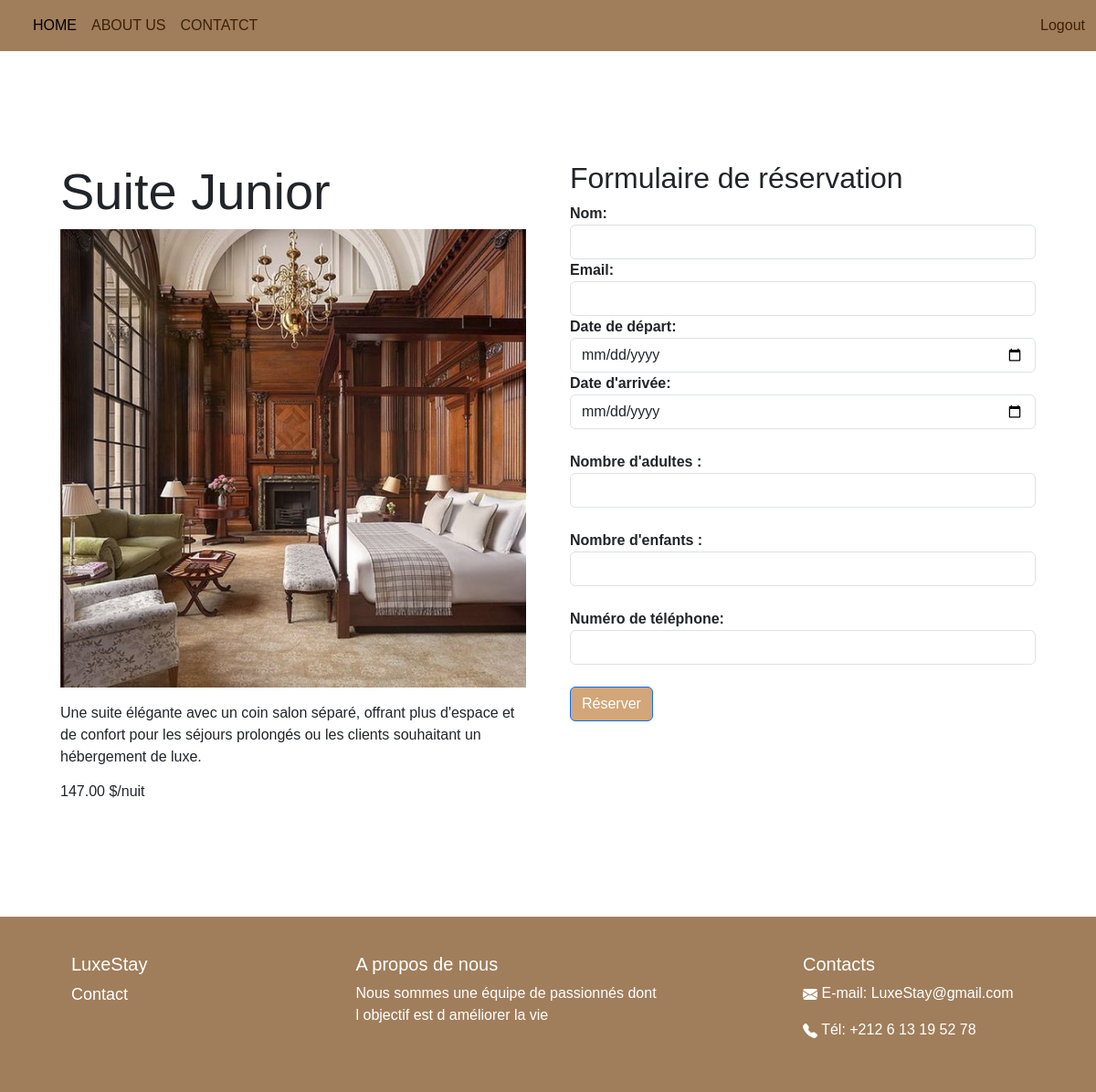
The page /reservation/9/ (signed in) on the database as committed earlier.
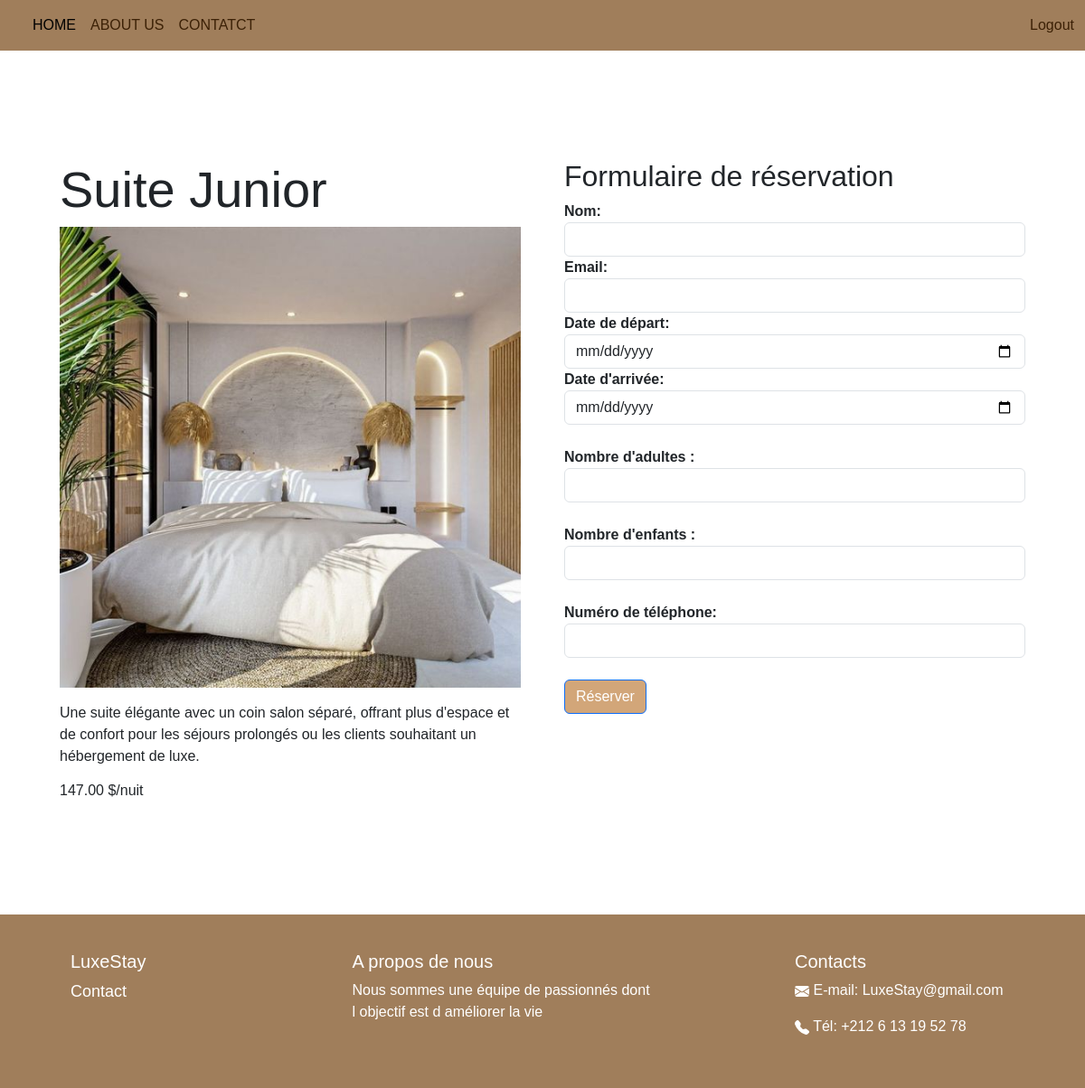
The same page on the database as committed later.
### hotel/models.py (models this page shows, shortened)
class Room(models.Model):
    name = models.CharField(max_length=100)
    description = models.TextField()
    price_per_night = models.DecimalField(max_digits=10, decimal_places=2)
    image = models.ImageField(upload_to='media/')

### hotel/views.py (the view)
# urls.py: path('reservation/<int:room_id>/', views.ReservationView.as_view(), name='reservation'),
class ReservationView(LoginRequiredMixin, View):
    def get(self, request, room_id):
        room = get_object_or_404(Room, pk=room_id)
        form = ReservationForm()
        return render(request, 'reservation.html', {'room': room, 'form': form})

### hotel/forms.py
class ReservationForm(forms.ModelForm):
    class Meta:
        model = Reservation
        fields = ['guest_name', 'guest_email', 'check_in', 'check_out']

### hotel/templates/reservation.html (shortened to what this page needs)
{% extends 'index.html' %}
{% block content %}
<div class="container my-5">
  <div class="row">
    <div class="col-md-6 p-4">
      <h2 class="display-4">{{ room.name }}</h2>
      <img src="{{ room.image.url }}" class="img-fluid" alt="{{ room.name }}">
      <p class="pr-4 mt-3">{{ room.description }}</p>
      <h6>{{ room.price_per_night }} $/nuit</h6>
    </div>
    <div class="col-md-6 p-4">
      <h2>Formulaire de réservation</h2>
     <form method="post" action="{% url 'send_reserve' room.id %}">
        <div class="form-group">
          <label for="guest_name"><strong>Nom:</strong></label>
          <input type="text" class="form-control" id="guest_name" name="guest_name" required>
        </div>
        <div class="form-group">
          <label for="email"><strong>Email:</strong></label>
          <input type="email" class="form-control" id="guest_email" name="guest_email" required>
        </div>
        <div class="form-group">
          <label for="check_out"><strong>Date de départ:</strong></label>
          <input type="date" class="form-control" id="check_out" name="check_out" required>
        </div>
        <div class="form-group">
          <label for="check_in"><strong>Date d'arrivée:</strong></label>
          <input type="date" class="form-control" id="check_in" name="check_in" required>
        </div><br>
        <div class="form-group">
          <label for="nombreAdult"><strong>Nombre d'adultes :</strong></label>
          <input type="number" class="form-control" id="nombreAdult" name="nombreAdult" min="0" max="10" required>
        </div><br>
        <div class="form-group">
          <label for="nombreEnfant"><strong>Nombre d'enfants :</strong></label>
          <input type="number" class="form-control" id="nombreEnfant" name="nombreEnfant" min="0" max="10" required>
        </div><br>
        <div class="form-group">
          <label for="telephone"><strong>Numéro de téléphone:</strong></label>
          <input type="tel" class="form-control" id="telephone" name="telephone"  required>
        </div><br>
        <button type="submit" class="btn btn-primary">Réserver</button>
      </form>
    </div>
  </div>
</div>
{% endblock %}

Rows that differ between the two databases and show on the page:
changed Room "Suite Junior": image: a different picture
